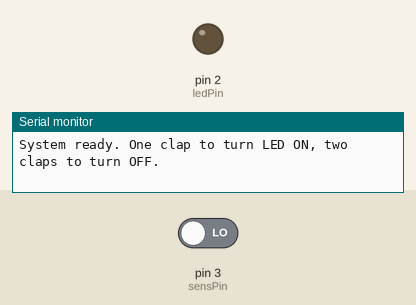
A sketch run on a simulated Arduino Uno, built with avr-gcc and run on an emulated ATmega328P. On the bench: output pins drawn as LEDs (lit = HIGH), the last lines printed to the serial monitor. Dashed ring = blinking. The test bench sets the inputs (shaded band); at power-on: pin 3 (sensPin) LOW.

Above: at 1.2 s.
1.3 s: pin 3 (sensPin) driven HIGH
At 4.2 s:
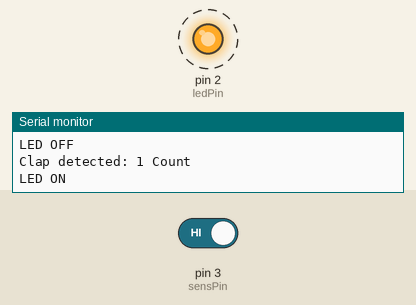
4.3 s: pin 3 (sensPin) driven LOW
At 4.9 s:
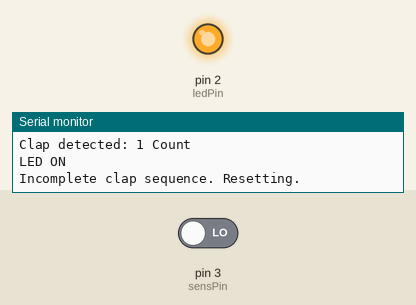
Timing chart, 0 to 7.3 s (numbered marks = the images above; inputs shaded):
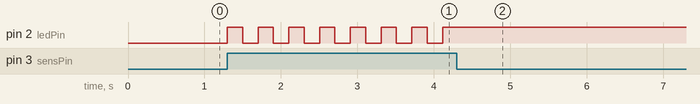

Measured:
- after the input at 1.3 s, pin 2 (ledPin): alternates HIGH for 0.20 s and LOW for 0.20 s, starting at once
- after the input at 4.3 s, pin 2 (ledPin): stops changing and stays HIGH

The sketch:

SoundSensorLEDClapSwitch.ino
```cpp
const int sensPin = 3;
const int ledPin = 2;
const int clapInterval = 500;
const int debounceDelay = 200;

unsigned long lastClap = 0;
int clapCount = 0;
bool ledState = false;

void setup() {
  Serial.begin(9600);
  pinMode(sensPin, INPUT);
  pinMode(ledPin, OUTPUT);
  digitalWrite(ledPin, LOW);
  Serial.println("System ready. One clap to turn LED ON, two claps to turn OFF.");
}

void loop() {
  if (digitalRead(sensPin) == HIGH) {
    unsigned long currentTime = millis();

    if (currentTime - lastClap > debounceDelay) {
      clapCount++;
      Serial.print("Clap detected: ");
      Serial.print(clapCount);
      Serial.println(" Count");

      if (clapCount == 1) {
        ledState = true;
        digitalWrite(ledPin, HIGH);
        Serial.println("LED ON");
      } else if (clapCount == 2 && currentTime - lastClap <= clapInterval) {
        ledState = false;
        digitalWrite(ledPin, LOW);
        Serial.println("LED OFF");
        clapCount = 0;
      }

      lastClap = currentTime;
    }

    while (digitalRead(sensPin) == HIGH && millis() - lastClap < debounceDelay) {
    }
  }

  if (clapCount > 0 && millis() - lastClap > clapInterval) {
    if (clapCount < 2) {
      Serial.println("Incomplete clap sequence. Resetting.");
    }
    clapCount = 0;
  }
}
```
